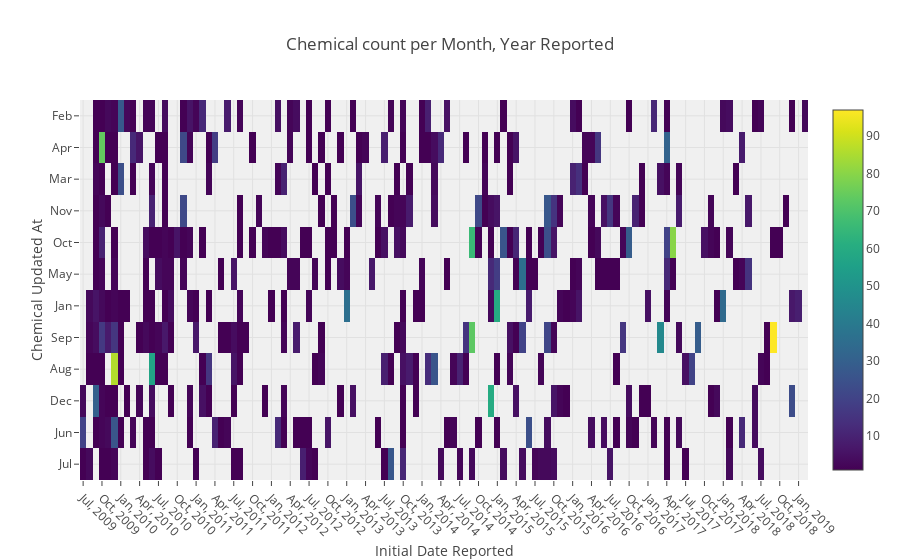

This figure's notebook cell:
### Code cell
data_plot = [
    go.Heatmap(
        z = chemicalcount_data,
        x = initial_data,
        y = updatedat_data,
        colorscale='Viridis',
    )
]

layout = go.Layout(
    title='Chemical count per Month, Year Reported',
    xaxis = dict(tickangle=45, title = 'Initial Date Reported'),
    yaxis = dict(title = 'Chemical Updated At'),
    plot_bgcolor='rgba(240,240,240, 0.95)'
)

fig = go.Figure(data=data_plot, layout=layout)
offline.iplot(fig)
pio.write_image(fig, get_path('heatmap_initial_updated'))
Image(get_path('heatmap_initial_updated'))

### Figure 1 — Plotly figure (JSON) as saved in the notebook; plotly's stock layout.template omitted (floating-point values rounded to 4 significant figures; data arrays with more than 128 entries replaced by an {"elided": "..."} marker saying what was removed)
{"data": [{"colorscale": "Viridis", "type": "heatmap", "uid": "36571453-b929-472d-bbc3-3481180f5d66", "x": {"elided": "7430 str values"}, "y": {"elided": "7430 str values"}, "z": {"elided": "7430 int values"}}], "layout": {"plot_bgcolor": "rgba(240,240,240, 0.95)", "title": {"text": "Chemical count per Month, Year Reported"}, "xaxis": {"tickangle": 45, "title": {"text": "Initial Date Reported"}}, "yaxis": {"title": {"text": "Chemical Updated At"}}}}
